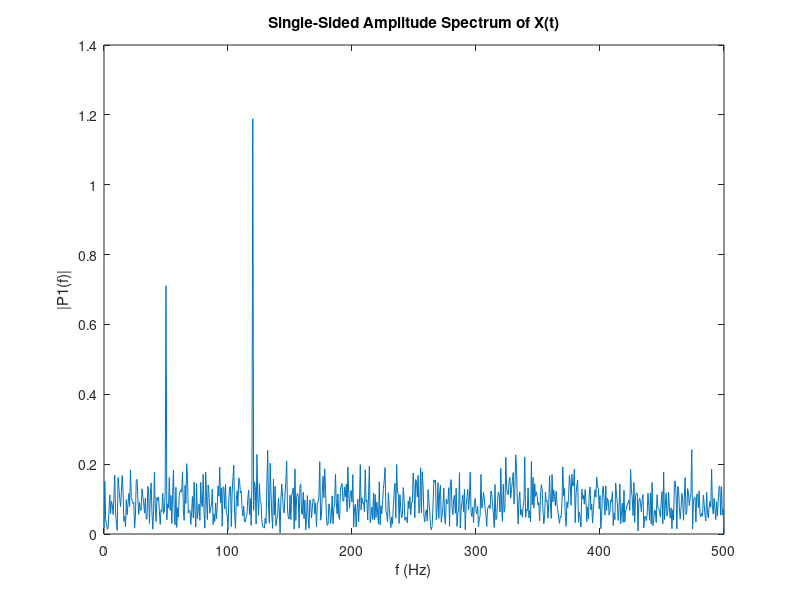

Write MATLAB code to recreate this figure. (Note: this script raises an error after producing the figure.)
Fs = 1000;            % Sampling frequency                    
T = 1/Fs;             % Sampling period       
L = 1500;             % Length of signal
t = (0:L-1)*T;        % Time vector
%%
S = 0.7*sin(2*pi*50*t) + sin(2*pi*120*t);
%%
X = S + 2*randn(size(t));
%%

figure;
plot(1000*t(1:50),X(1:50))
title('Signal Corrupted with Zero-Mean Random Noise')
xlabel('t (milliseconds)')
ylabel('X(t)')

%%

Y = fft(X);
P2 = abs(Y/L);
P1 = P2(1:L/2+1);
P1(2:end-1) = 2*P1(2:end-1);
f = Fs*(0:(L/2))/L;
plot(f,P1) 
title('Single-Sided Amplitude Spectrum of X(t)')
xlabel('f (Hz)')
ylabel('|P1(f)|')
%%
yA = fft(SA);
L=length(yA);
yA=[yA(L/2+2:end), yA(1:L/2+1)];
P1AM=abs(yA/L);
P1AA=angle(yA/L);
f= sampleFreq*((-L/2)+1:(L/2))/L;